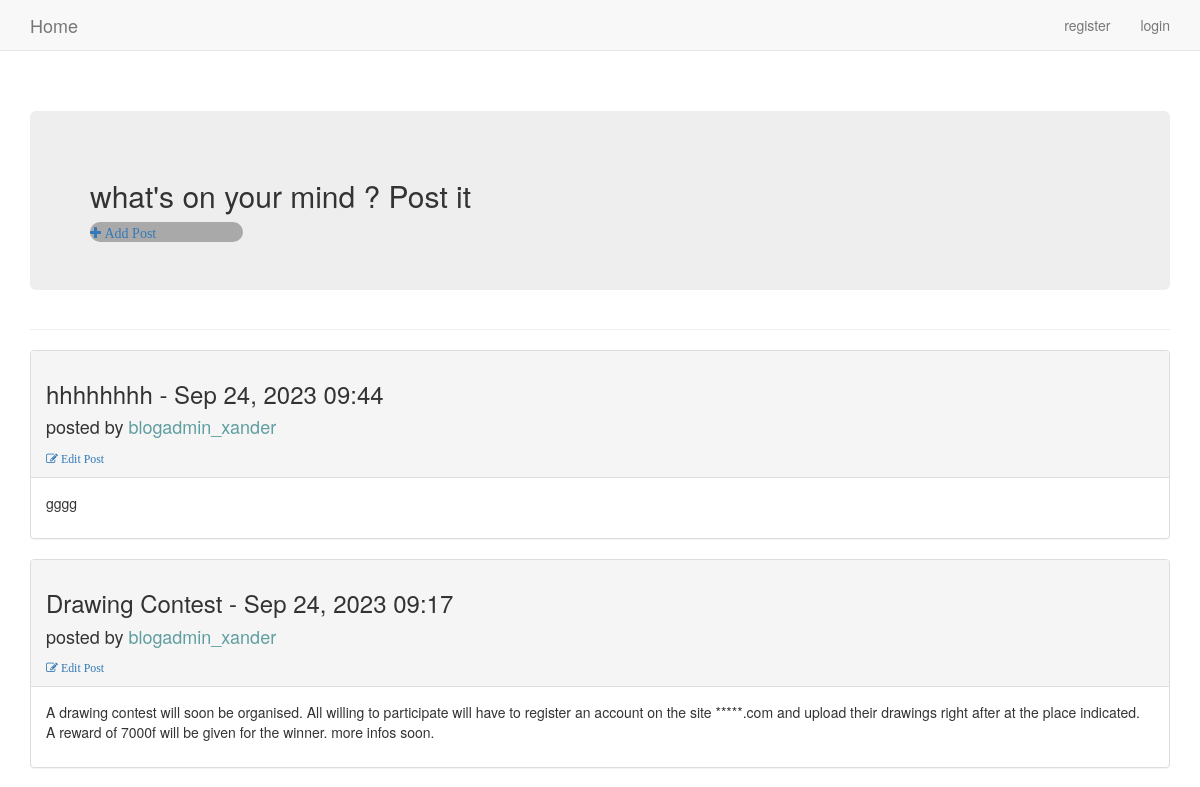
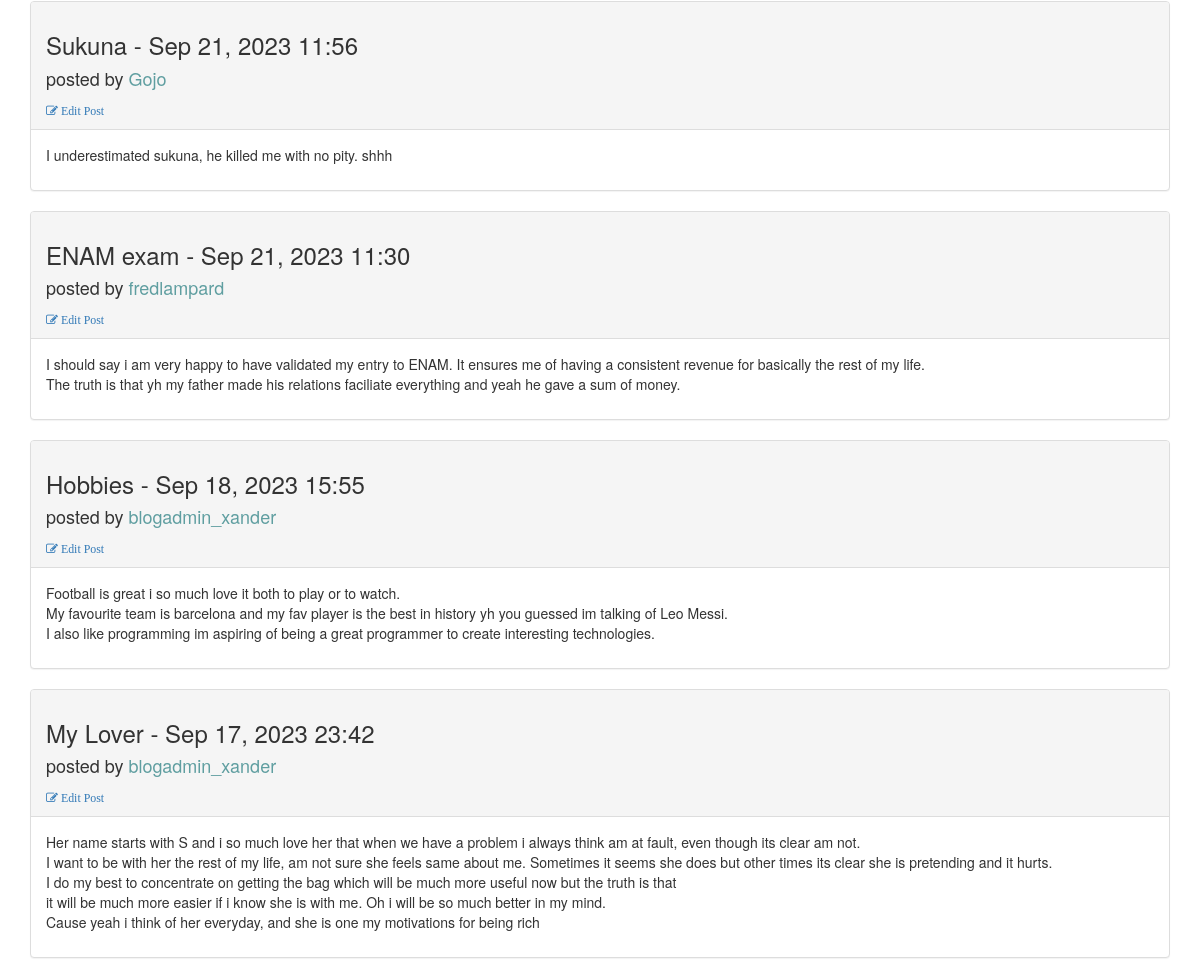
The page / on the database its author committed (2 pictures, top to bottom).
### blogs/models.py (models this page shows, shortened)
class BlogPost(models.Model):
    title=models.CharField(max_length=20)
    text=models.TextField()
    date_added=models.DateTimeField(auto_now_add=True)
    owner=models.ForeignKey(User,models.CASCADE)

### blogs/views.py (the view)
# urls.py: 2. Add a URL to urlpatterns:  path('', views.home, name='home')
def home(request):
    posts=BlogPost.objects.order_by('-date_added')
    context={'posts':posts}
    return render(request,"blogs/home.html",context)

### blogs/templates/blogs/home.html (shortened to what this page needs)
{% extends "blogs/base.html" %}
{%block header%}
<div class="jumbotron">
    <h2>what's on your mind ? Post it</h2>
    <div style="background:darkgray; width: 15%; border-radius: 10px;">
        <a href="{% url 'blogs:add_post' %}" >
        <i class="fa fa-plus"> Add Post</i></a>
    </div>
</div>
{% endblock header%}
{% block content %}
{% for post in posts %}
<div class="panel panel-default">
    <div class="panel-heading">
        <h3>
            {{post.title}} - {{post.date_added |date:'M d, Y H:i'}}
            <h4>posted by <a style="color:cadetblue;"
                 href="{% url 'users:profile' post.owner.id %}">{{post.owner}}</a></h4>
            <small>
                <a href="{% url 'blogs:edit_post' post.id %}">
                    <i class="fa fa-edit"> Edit Post</i></a>
            </small>
        </h3>
    </div>
    <div class="panel-body">
        {{post.text | linebreaks}}
    </div>
</div>
{% endfor %}
{% endblock content %}

### blogs/templates/blogs/base.html (shortened to what this page needs)
{% load bootstrap3 %}
<!DOCTYPE html>
<html lang="eng">
<head>
    <link rel="stylesheet" href="https://cdnjs.cloudflare.com/ajax/libs/font-awesome/4.7.0/css/font-awesome.min.css">
{% bootstrap_css %}
</head>
<body>
<nav class="navbar navbar-default navbar-static-top">
    <div class="container">
        <div class="navbar-header">
            <a class="navbar-brand" href="{% url 'blogs:home' %}">Home</a>
        </div>
        <div id="navbar" class="navbar-collapse collapse">
            <ul class="nav navbar-nav navbar-right ">
                {% if user.is_authenticated %}
                Hello, {{user.username}} <a href="{% url 'users:logout' %}"> Log out</a>
                {% else %}
                <li><a href="{% url 'users:register' %}">register</a></li>
                <li><a href="{% url 'users:login' %}">login</a></li>
                {% endif %}
            </ul>
        </div>
    </div>
</nav>
<div class="container">
    <div class="page-header">
        {%block header%}{% endblock header %}
    </div>
    <div>
        {%block content%}{% endblock content %}
    </div>
</div>
</body>
</html>

### rows shown on the page
BlogPost: title "hhhhhhhh", date_added "Sep 24, 2023 09:44", owner "blogadmin_xander", text "gggg"
BlogPost: title "Drawing Contest", date_added "Sep 24, 2023 09:17", owner "blogadmin_xander", text "A drawing contest will soon be organised. All willing to participate will have to register an account on the site *****.com and upload their drawings right after at the place indicated. A reward of 7000f will be given for the winner. more infos soon."
BlogPost: title "Sukuna", date_added "Sep 21, 2023 11:56", owner "Gojo", text "I underestimated sukuna, he killed me with no pity. shhh"
BlogPost: title "ENAM exam", date_added "Sep 21, 2023 11:30", owner "fredlampard", text "I should say i am very happy to have validated my entry to ENAM. It ensures me of having a consistent revenue for basically the rest of my life. The truth is that yh my father made his relations faciliate everything and yeah he gave a sum of money."
BlogPost: title "Hobbies", date_added "Sep 18, 2023 15:55", owner "blogadmin_xander", text "Football is great i so much love it both to play or to watch. My favourite team is barcelona and my fav player is the best in history yh you guessed im talking of Leo Messi. I also like programming im aspiring of being a great programmer to create interesting technologies."
BlogPost: title "My Lover", date_added "Sep 17, 2023 23:42", owner "blogadmin_xander", text "Her name starts with S and i so much love her that when we have a problem i always think am at fault, even though its clear am not. I want to be with her the rest of my life, am not sure she feels same about me. Sometimes it seems she does but other times its clear she is pretending and it hurts. I do my best to concentrate on getting the bag which will be much more useful now but the truth is that it will be much more easier if i know she is with me. Oh i will be so much better in my mind. Cause yeah i think of her everyday, and she is one my motivations for being rich"
